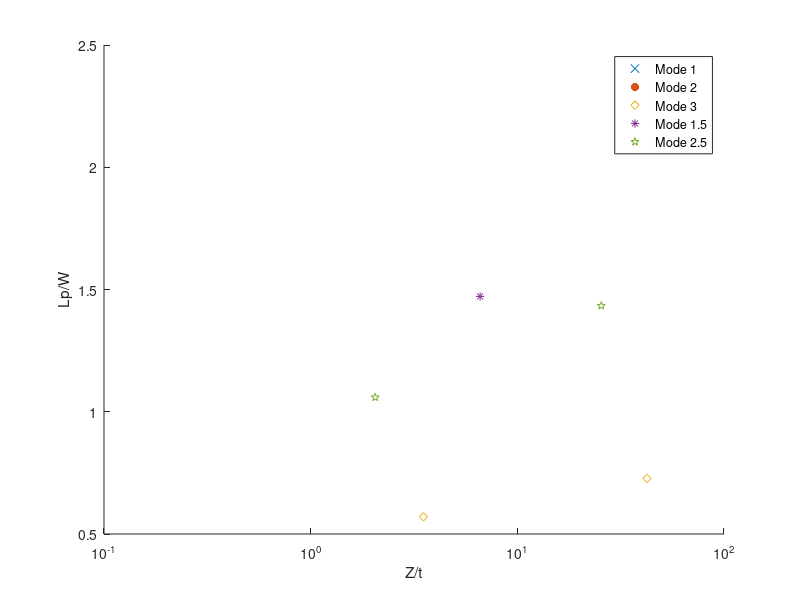

Reproduce this figure in MATLAB.
% Data points for mode 1
x_mode1 = [4.07609, 7.8125, 44.734, 3.125];
y_mode1 = [0.9029, 0.975933, 1.8051, 0.90336];
% x_mode1 = [x_mode1; Z_t];
% y_mode1 = [y_mode1; persistance_length];

x_mode2 = [];
y_mode2 = [];

x_mode22 = [4.068,2.3391, 11.6959, 31.1883, 2.7412];
y_mode22 = [1.159,0.94305, 1.335, 2.1774, 1.0027];

x_mode3 = [1.6268, 3.9065, 0.5458, 6.23, 18.6452, 8.4464];
y_mode3 = [0.7272, 0.9445, 0.5702, 1.2181, 1.6091, 1.3155];

x_mode15 = [9.375,0.82,2.8125, 2.5];
y_mode15 = [2.18, 1.4718, 1.8861, 1.6672];

x_mode25 = [0.3125,1.4062,21.7285, 11.52];
y_mode25 = [1.0592, 1.4336, 2.2528, 2.2544];

% Create the scatter plot with a logarithmic x-axis
figure;
hold on; % Hold on to plot multiple data sets on the same figure
scatter(x_mode1, y_mode1, 'x');
scatter(x_mode22, y_mode22, 'o', 'filled');
scatter(x_mode3, y_mode3, 'd');
scatter(x_mode15, y_mode15, '*');
scatter(x_mode25, y_mode25, 'p');
set(gca, 'XScale', 'log');  % Set the x-axis to a logarithmic scale

xlabel('Z/t');
ylabel('Lp/W');
legend('Mode 1', 'Mode 2', 'Mode 3', 'Mode 1.5', 'Mode 2.5');